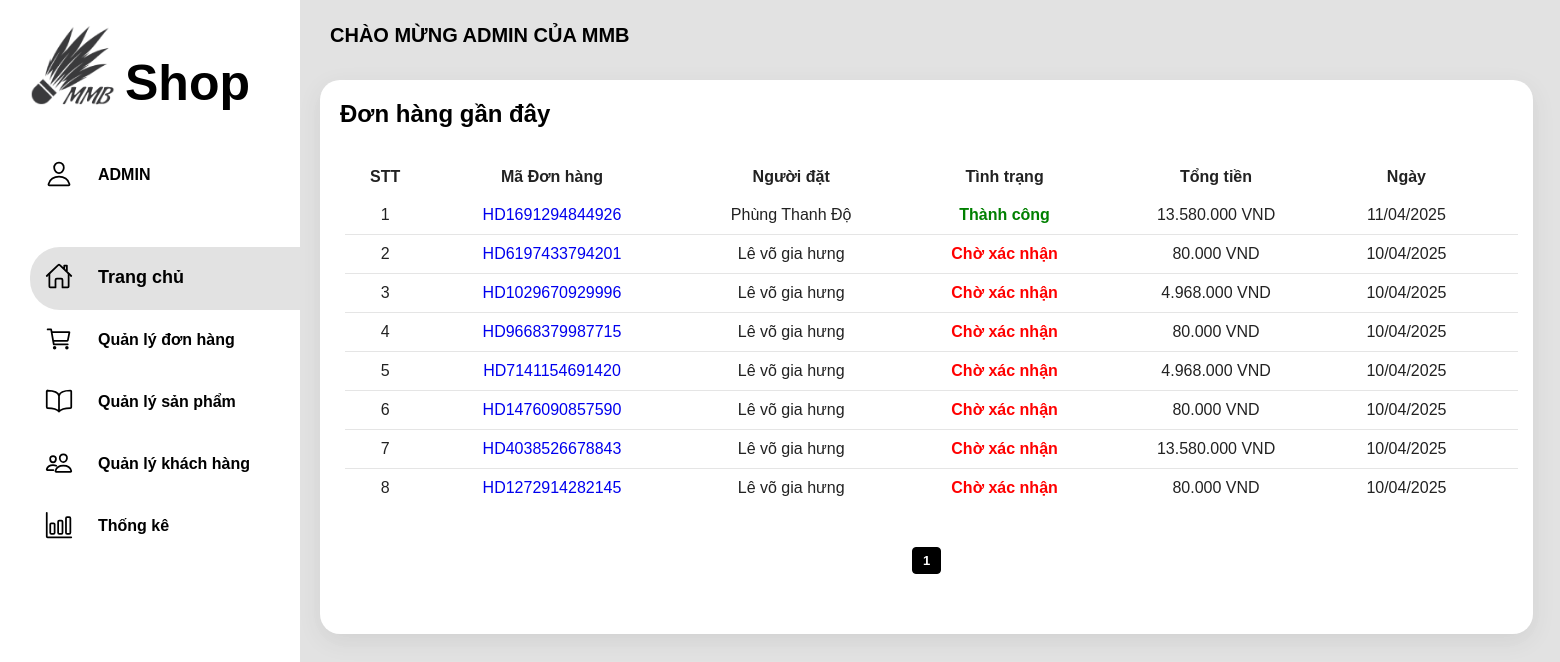
Page /admin/html/trangchuadmin.php on the earlier database version.
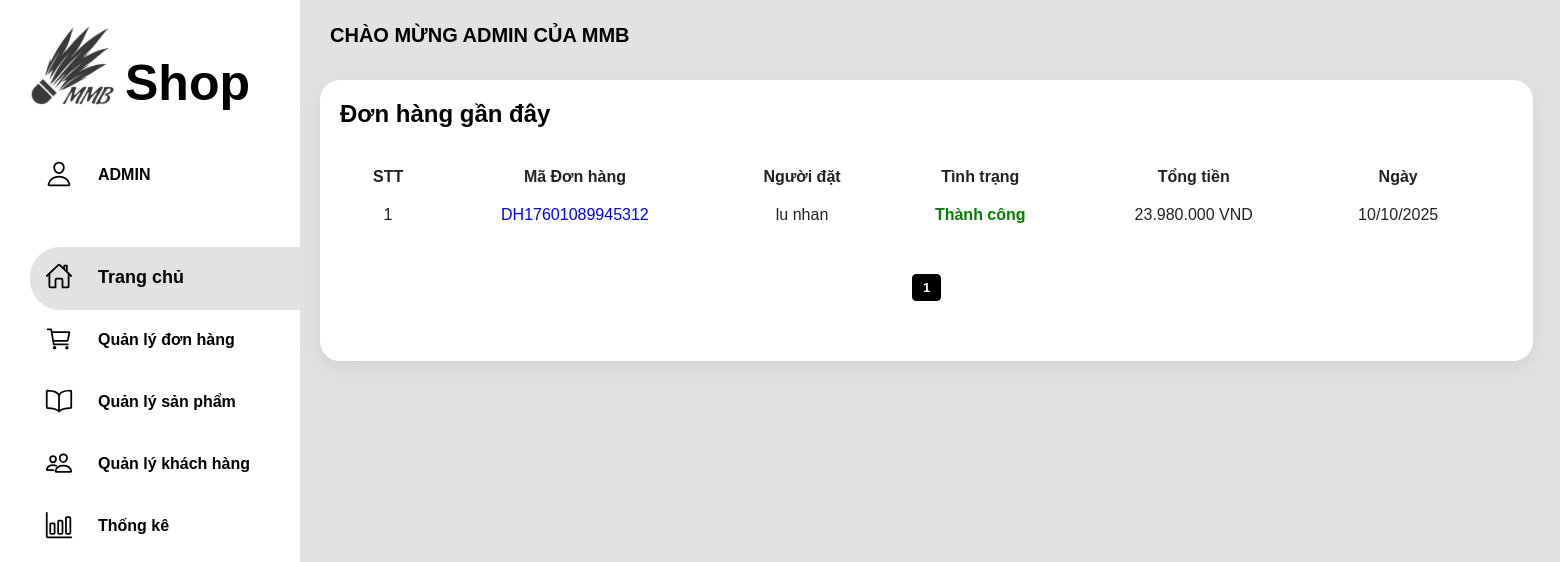
Same page on the later database version.
### tables this page shows
CREATE TABLE `orders` (
  `id` int(11) NOT NULL,
  `code` varchar(50) NOT NULL,
  `user_id` int(11) NOT NULL,
  `total` decimal(15,2) NOT NULL,
  `status` varchar(50) DEFAULT 'Chờ xác nhận',
  `created_at` datetime DEFAULT current_timestamp()
);

CREATE TABLE `users` (
  `id` int(11) NOT NULL,
  `avatar` varchar(255) DEFAULT 'default.jpg',
  `username` varchar(50) NOT NULL,
  `fullname` varchar(100) NOT NULL,
  `email` varchar(100) NOT NULL,
  `address` varchar(255) NOT NULL,
  `birthday` date NOT NULL,
  `password` varchar(255) NOT NULL,
  `numberphone` varchar(15) DEFAULT NULL,
  `city` varchar(50) NOT NULL,
  `address1` varchar(50) DEFAULT NULL
);

### database/connect.php (called while the page is built, shortened)
<?php
   class database {
    private $conn = null;
    private $host = 'localhost';
    private $user = 'root';
    private $pass = '';
    private $database = 'mydb';
    private $result = null;
    private function connect(){
        $this->conn = new mysqli($this->host,$this->user,$this->pass,$this->database)
        or die('Kết nối database thất bại');
        $this-> conn ->query('SET NAMES UTF8');
    }
     public function fetchAll() {
        if ($this->result && $this->result->num_rows > 0) {
            return $this->result->fetch_all(MYSQLI_ASSOC);
        }
        return [];
    }
    public function select_prepare($sql, $types = '', ...$params) {
        $this->stmt = $this->conn->prepare($sql);
        if ($this->stmt->execute()) {
            $this->result = $this->stmt->get_result();
            return $this;
        }
        return false;
    }
   }
?>

### admin/html/trangchuadmin.php (the view, shortened to what this page needs)
<!DOCTYPE html>
<html lang="en">
<?php
include $_SERVER['DOCUMENT_ROOT'] . '/Web-Badminton-Shop/database/connect.php';
$data = new Database();
$limit = 10;
$page = isset($_GET['page']) ? (int)$_GET['page'] : 1;
$offset = ($page - 1) * $limit;
$sql = "SELECT orders.*, users.fullname
        FROM orders
        JOIN users ON orders.user_id = users.id
        ORDER BY orders.created_at DESC
        LIMIT $offset, $limit";
$data->select_prepare($sql);
$result = $data->fetchAll();
$sql_total = "SELECT COUNT(*) as total FROM orders";
$data->select_prepare($sql_total);
$result_total = $data->fetchAll();
$row_total = $result_total[0];
$total_orders = $row_total['total'];
$total_pages = ceil($total_orders / $limit);
?>
<head>
    <link rel="stylesheet" href="../css/indexadmin.css">
    <link rel="stylesheet" href="../css/quanlydonhang.css">
    <link rel="stylesheet" href="https://cdnjs.cloudflare.com/ajax/libs/font-awesome/6.0.0-beta3/css/all.min.css">
</head>
<body>
    <div class="container">
        <div class="navigation">
            <ul>
                <li>
                        <div style="display: flex; align-items: center; position: relative;">
                        <img src="../img/logo.png" alt="a logo" width="85px" height="85px">
                        <span class="custom-font" style="margin-left: 10px; position: relative; top: 20px;">Shop</span>
</div>
                </li>
                <div class="">
                <li>
                    <a href="" style="color: black;" id="">
                        <span class="icon">
                            <ion-icon name="person-outline"></ion-icon>
                        </span>
                        <span class="title">ADMIN</span>
                    </a>
                </li>
            </div>
                <li>
                    <a href="trangchuadmin.php" style="color: black;" id="active">
                        <span class="icon">
                            <ion-icon name="home-outline"></ion-icon>
                        </span>
                        <span class="title">Trang chủ</span>
                    </a>
                </li>
                <li>
                    <a href="quanlydonhang.php"style="color: black;" >
                        <span class="icon">
                            <ion-icon name="cart-outline"></ion-icon>
                        </span>
                        <span class="title">Quản lý đơn hàng</span>
                    </a>
                </li>
                <li>
                    <a href="quanlysanpham.php" style="color: black;">
                        <span class="icon">
                            <ion-icon name="book-outline"></ion-icon>
                        </span>
                        <span class="title">Quản lý sản phẩm</span>
                    </a>
                </li>
                <li>
                    <a href="quanlykhachhang.php"style="color: black;">
                        <span class="icon">
                            <ion-icon name="people-outline"></ion-icon>
                        </span>
                        <span class="title">Quản lý khách hàng</span>
                    </a>
                </li>
                <li>
                    <a href="thongke.php"style="color: black;">
                        <span class="icon">
                            <ion-icon name="bar-chart-outline"></ion-icon>
                        </span>
                        <span class="title">Thống kê</span>
                    </a>
                </li>
            </ul>
        </div>
        <div class="main">
            <div class="topbar">
                <div class="hello">
                    <p>CHÀO MỪNG ADMIN CỦA MMB</p>
                </div>
            </div>
        <div class="details">
    <div class="recentOrders">
        <div class="cardHeader">
            <h2>Đơn hàng gần đây</h2>
        </div>
        <table>
            <thead>
                <tr>
                    <td>STT</td>
                    <td>Mã Đơn hàng</td>
                    <td>Người đặt</td>
                    <td>Tình trạng</td>
                    <td>Tổng tiền</td>
                    <td>Ngày</td>
                    <td></td>
                </tr>
            </thead>
            <tbody>
                <?php
$stt = ($page - 1) * $limit + 1;
foreach ($result as $row) {
?>
    <tr>
        <td><?= $stt++ ?></td>
        <td><a href="chitietdonhang.php?id=<?= $row['id'] ?>"><?= htmlspecialchars($row['code']) ?></a></td>
        <td><?= htmlspecialchars($row['fullname']) ?></td>
        <?php
        $status = $row['status'];
        $class = '';
        if ($status == 'Thành công') {
            $class = 'success';
        } elseif ($status == 'Chờ xác nhận') {
            $class = 'pending';
        } elseif ($status == 'Đã hủy') {
            $class = 'cancelled';
        } elseif ($status == 'Đang giao') {
            $class = 'shipping';
        }
        ?>
        <td class="<?= $class ?>"><?= htmlspecialchars($status) ?></td>
        <td><?= number_format($row['total'], 0, ',', '.') ?> VND</td>
        <td><?= date('d/m/Y', strtotime($row['created_at'])) ?></td>
    </tr>
<?php } ?>
            </tbody>
        </table>
        <div class="pagination">
            <?php
            for ($i = 1; $i <= $total_pages; $i++) {
                if ($i == $page) {
                    echo "<span class='current'>$i</span>";
                } else {
                    echo "<a href='trangchuadmin.php?page=$i'>$i</a>";
                }
            }
            ?>
        </div>
    </div>
</div>
            </div>
    </div>
</body>
</html>

### admin/css/indexadmin.css (style rules this page uses)
* { font-family: Arial, sans-serif; margin: 0; padding: 0; box-sizing: border-box; }
:root { --blue: #fff; --white: #99999949; --gray: #f5f5f5; --black1: #222; --black2: #999; }
body { min-height: 100vh; overflow-x: hidden; }
.container { position: relative; width: 100%; }
.navigation { position: fixed; width: 300px; height: 100%; background: var(--blue); border-left: 10px solid var(--blue); transition: 0.5s; overflow: hidden; }
a { text-decoration: none; }
.navigation ul { position: absolute; top: 20px; left: 20px; width: 100%; list-style-type: none; }
.navigation #active { background-color: #99999949; color: #000000; font-size: 18px; border-top-left-radius: 30px; border-bottom-left-radius: 30px; }
.navigation ul li:nth-child(1) { margin-bottom: 40px; }
.custom-font { font-family: sans-serif; font-size: 50px; font-family: sans-serif; font-weight: bold; color: #000; }
.navigation ul li a { position: relative; display: block; display: flex; text-decoration: none; color: var(--white); }
.navigation ul li a .icon ion-icon { font-size: 1.75rem; margin: 15px; font-weight: bold; color: #000; }
.navigation ul li a .title { position: relative; display: block; padding: 0 10px; line-height: 60px; font-weight: bold; color: #000; }
.main { position: absolute; width: calc(100% - 300px); left: 300px; min-height: 100vh; background: var(--white); transition: 0.5s; }
.topbar { width: 100%; height: 60px; display: flex; justify-content: space-between; align-items: center; padding: 0 10px; }
.hello { position: relative; overflow: hidden; cursor: pointer; margin-top: 10px; padding: 20px; font-weight: bolder; font-size: 20px; color: rgb(0, 0, 0); }
.details { position: relative; width: 150%; padding: 20px; display: grid; grid-template-columns: 2fr 1fr; grid-gap: 30px; }
.details td { text-align: center; }
.details .recentOrders { position: relative; background: white; padding: 20px; box-shadow: 0 7px 25px rgba(0, 0, 0, 0.08); border-radius: 20px; }
.details .cardHeader { display: flex; margin-bottom: 30px; justify-content: space-between; align-items: flex-start; }
.cardHeader h2 { font-weight: bolder; color: black; }
.details table { width: 100%; border-collapse: collapse; margin-top: 10px; text-align: left; padding: 20px; margin-left:20px; }
.details .recentOrders table tr td:last-child { text-align: center; }
.details table thead td { font-weight: 600; }
.details .recentOrders table tr { color: var(--black1); border-bottom: 1px solid rgba(0, 0, 0, 0.1); }
.details .recentOrders table tr:last-child { border-bottom: none; }
.details .recentOrders table tr td { padding: 10px; }
.details .recentOrders table tr td:nth-child(2) { text-align: center; }
.details .recentOrders table tr td:nth-child(3) { text-align: center; }
.pagination { padding: 10px; text-align: center; list-style: none; font-weight: lighter; }

### admin/css/quanlydonhang.css (style rules this page uses)
.pagination { padding: 10px; text-align: center; list-style: none; font-weight: lighter; }
.details .recentOrders table tr td:last-child { text-align: center; }
.details table { width: 100%; border-collapse: collapse; margin-top: 10px; text-align: center; padding: 20px; margin-left: 5px; }

### admin/html/trangchuadmin.php (style rules this page uses)
.success { color: green; font-weight: bold; }
.pagination { display: flex; justify-content: center; align-items: center; margin: 30px 0; font-family: Arial, sans-serif; font-size: 13px; }
.pagination a, .pagination .current { margin: 0 5px; padding: 5px 10px; text-decoration: none; border: 1px solid #ccc; border-radius: 4px; color: #333; background-color: #f9f9f9; transition: background-color 0.3s, color 0.3s; }
.pagination .current { font-weight: bold; background-color:rgb(0, 0, 0); color: white; border-color:rgb(0, 0, 0); cursor: default; }
.pending { color: red; font-weight: bold; }

Differences in the rows shown:
removed orders: code "HD1691294844926", user.fullname "Phùng Thanh Độ", status "Thành công", total "13.580.000", created_at "11/04/2025"
removed orders: code "HD6197433794201", user.fullname "Lê võ gia hưng", status "Chờ xác nhận", total "80.000", created_at "10/04/2025"
removed orders: code "HD1029670929996", user.fullname "Lê võ gia hưng", status "Chờ xác nhận", total "4.968.000", created_at "10/04/2025"
removed orders: code "HD9668379987715", user.fullname "Lê võ gia hưng", status "Chờ xác nhận", total "80.000", created_at "10/04/2025"
removed orders: code "HD7141154691420", user.fullname "Lê võ gia hưng", status "Chờ xác nhận", total "4.968.000", created_at "10/04/2025"
removed orders: code "HD1476090857590", user.fullname "Lê võ gia hưng", status "Chờ xác nhận", total "80.000", created_at "10/04/2025"
removed orders: code "HD4038526678843", user.fullname "Lê võ gia hưng", status "Chờ xác nhận", total "13.580.000", created_at "10/04/2025"
removed orders: code "HD1272914282145", user.fullname "Lê võ gia hưng", status "Chờ xác nhận", total "80.000", created_at "10/04/2025"
added orders: code "DH17601089945312", user.fullname "lu nhan", status "Thành công", total "23.980.000", created_at "10/10/2025"
